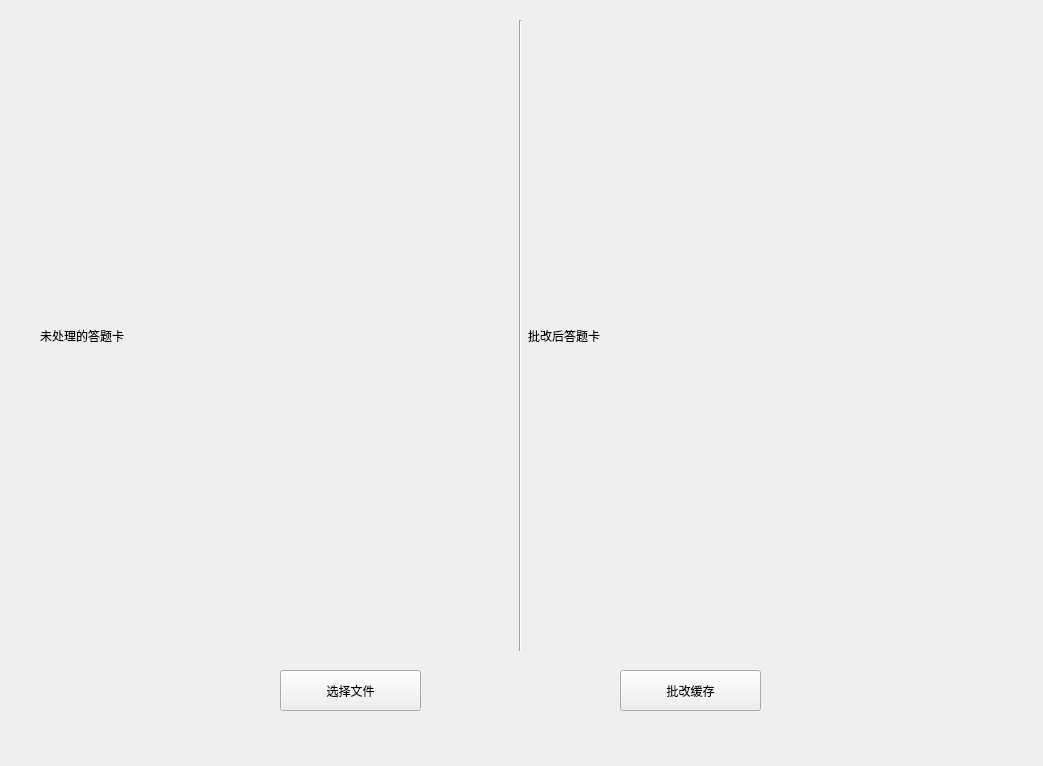
<?xml version="1.0" encoding="UTF-8"?>
<ui version="4.0">
 <class>Form</class>
 <widget class="QWidget" name="Form">
  <property name="geometry">
   <rect>
    <x>0</x>
    <y>0</y>
    <width>1043</width>
    <height>766</height>
   </rect>
  </property>
  <property name="minimumSize">
   <size>
    <width>1043</width>
    <height>766</height>
   </size>
  </property>
  <property name="maximumSize">
   <size>
    <width>1043</width>
    <height>766</height>
   </size>
  </property>
  <property name="windowTitle">
   <string>答题卡判卷</string>
  </property>
  <widget class="QPushButton" name="btn_ansload">
   <property name="geometry">
    <rect>
     <x>280</x>
     <y>670</y>
     <width>141</width>
     <height>41</height>
    </rect>
   </property>
   <property name="text">
    <string>选择文件</string>
   </property>
  </widget>
  <widget class="QPushButton" name="btn_correct">
   <property name="geometry">
    <rect>
     <x>620</x>
     <y>670</y>
     <width>141</width>
     <height>41</height>
    </rect>
   </property>
   <property name="text">
    <string>批改缓存</string>
   </property>
  </widget>
  <widget class="QWidget" name="layoutWidget">
   <property name="geometry">
    <rect>
     <x>40</x>
     <y>20</y>
     <width>961</width>
     <height>631</height>
    </rect>
   </property>
   <layout class="QHBoxLayout" name="horizontalLayout">
    <item>
     <widget class="QLabel" name="img_origin">
      <property name="text">
       <string>未处理的答题卡</string>
      </property>
     </widget>
    </item>
    <item>
     <widget class="Line" name="line">
      <property name="orientation">
       <enum>Qt::Vertical</enum>
      </property>
     </widget>
    </item>
    <item>
     <widget class="QLabel" name="img_new">
      <property name="text">
       <string>批改后答题卡</string>
      </property>
     </widget>
    </item>
   </layout>
  </widget>
 </widget>
 <resources/>
 <connections/>
</ui>
